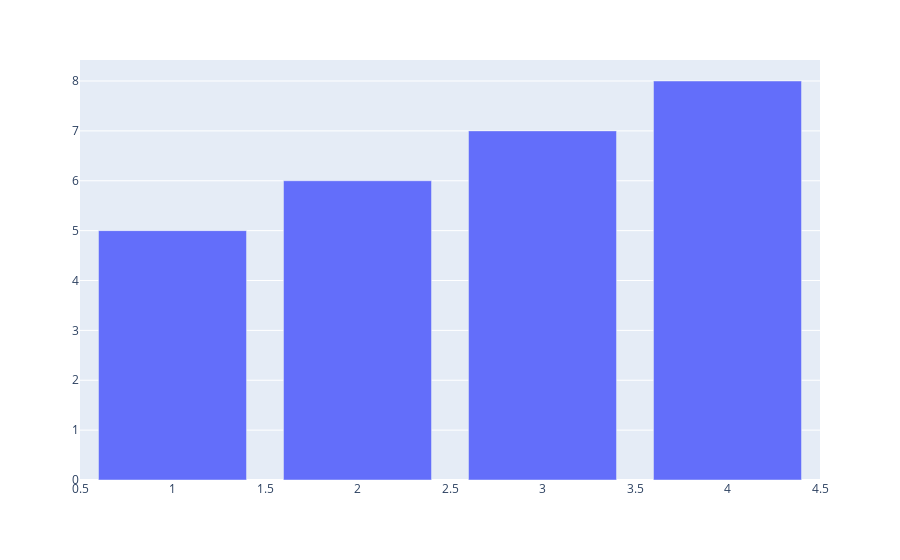

The notebook cell saved with this chart:
### Code cell
import pandas as pd
import plotly.express as px

iris = px.data.iris()
fig = px.scatter()
df = pd.DataFrame({
    'x':[1,2,3,4],
    'y':[5,6,7,8],})
fig2 = px.bar(df, x="x", y="y")
fig.add_trace(fig2.data[0])
fig.show()

### Figure 1 — Plotly figure (JSON) as saved in the notebook; plotly's stock layout.template omitted (floating-point values rounded to 4 significant figures)
{"data": [{"hovertemplate": "<extra></extra>", "legendgroup": "", "marker": {"color": "#636efa", "symbol": "circle"}, "mode": "markers", "name": "", "orientation": "v", "showlegend": false, "type": "scatter", "xaxis": "x", "yaxis": "y"}, {"alignmentgroup": "True", "hovertemplate": "x=%{x}<br>y=%{y}<extra></extra>", "legendgroup": "", "marker": {"color": "#636efa", "pattern": {"shape": ""}}, "name": "", "offsetgroup": "", "orientation": "v", "showlegend": false, "textposition": "auto", "type": "bar", "x": [1, 2, 3, 4], "xaxis": "x", "y": [5, 6, 7, 8], "yaxis": "y"}], "layout": {"legend": {"tracegroupgap": 0}, "margin": {"t": 60}, "xaxis": {"anchor": "y", "domain": [0, 1]}, "yaxis": {"anchor": "x", "domain": [0, 1]}}}
